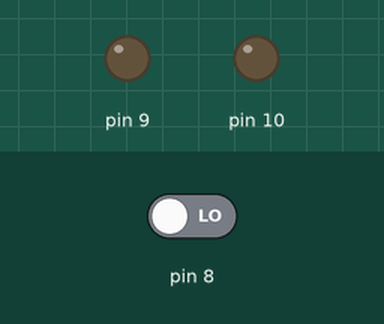
A sketch run on a simulated Arduino Uno, built with avr-gcc and run on an emulated ATmega328P. Parts: output pins drawn as LEDs (lit = HIGH). The inputs (shaded band) are chosen by the test bench; at power-on: pin 8 LOW.

Above: at 1.2 s.
1.3 s: pin 8 driven HIGH
At 2.5 s:
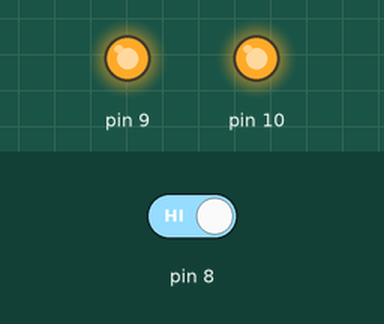
2.8 s: pin 8 driven LOW
At 3.6 s:
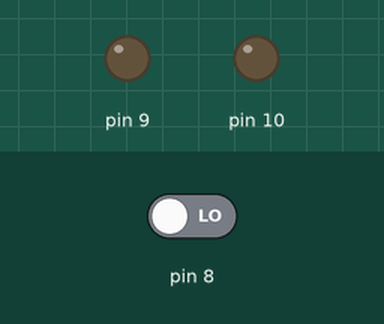
Timing chart, 0 to 5.8 s (numbered marks = the images above; inputs shaded):
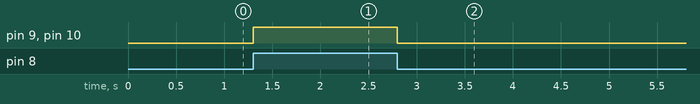

The sketch:

router_b_fan_light.ino
```cpp
void setup() {
  // put your setup code here, to run once:
pinMode(8,INPUT);
pinMode(9,OUTPUT);
pinMode(10,OUTPUT);
//Serial.begin(9600);
}

void loop()
{
  if(digitalRead(8)==HIGH)
  {
  //  Serial.println("Fan ON");
    analogWrite(9,255);
    analogWrite(10,255);
  }
  else
  {
    //Serial.println("Fan OFF");
    analogWrite(9,0);
    analogWrite(10,0);
  }
  //delay(100);
}
```

Measured:
- after the input at 1.3 s, pin 9, pin 10: LOW → HIGH at once
- after the input at 2.8 s, pin 9, pin 10: HIGH → LOW at once
